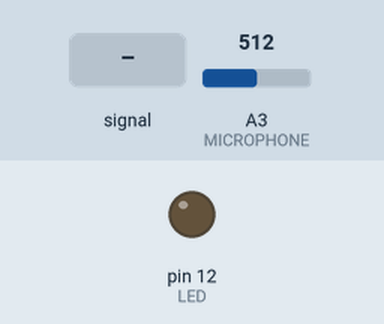
The sketch below on a simulated Arduino Uno, built with avr-gcc and run on an emulated ATmega328P. Shown: output pins drawn as LEDs (lit = HIGH). Dashed ring = blinking. Inputs (shaded band) come from the test bench; at power-on: A3 (MICROPHONE) = 512. What the sketch prints to the serial monitor is not drawn.

Above: at 1.2 s.
1.3 s: A3 (MICROPHONE) fed a 200 Hz sine of ±81 counts around its level
At 1.55 s:
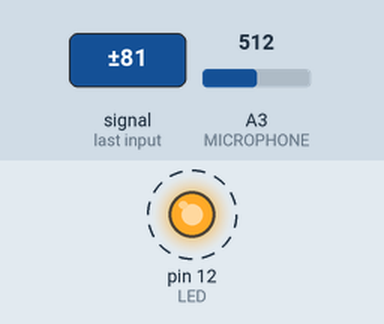
4.3 s: A3 (MICROPHONE) set to 716
At 4.3 s:
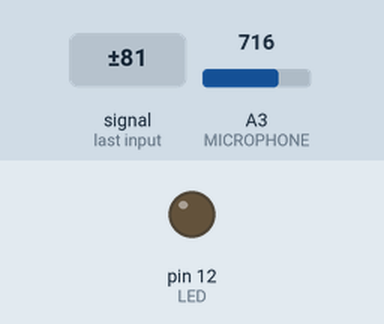
5.8 s: A3 (MICROPHONE) set to 774
7.3 s: A3 (MICROPHONE) set to 803
8.8 s: A3 (MICROPHONE) set to 872
10.3 s: A3 (MICROPHONE) set to 887
Timing chart, 0 to 12.8 s (numbered marks = the images above; inputs shaded):
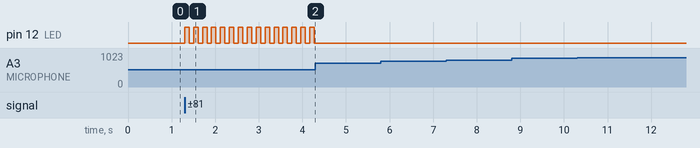

The sketch:

5_eduArdu_Microphone.ino
```cpp
/**********************************************************************
Demo example for Olimex board eduArdu
Tested with Arduino 1.8.8
Date: 2018/12/12

Description:
A simple demo that toggles the builtin LED (D12) when detects noise.
**********************************************************************/

#define LED 12
#define MICROPHONE  A3

#define THRESHOLD 75  // higher value means less sensitivity

void setup()
{
  pinMode(LED, OUTPUT);
  digitalWrite (LED, LOW);
  Serial.begin(115200);
}

void loop()
{
  int Max=0, Min=1024;
  for(int i=0; i<50; i++) // taking a sequence of samples to determine whether there is noise or not
  {
    int Sample;
    Sample = analogRead(MICROPHONE);
    if (Sample > Max)
      Max = Sample;

    if (Sample < Min)
      Min = Sample;

    Serial.println(Max-Min);

    if((Max-Min) > THRESHOLD)
    {
      digitalWrite (LED, !digitalRead(LED));
      delay(100);
      break;
    }
  }

}
```

Measured:
- after the input at 1.3 s, pin 12 (LED): alternates HIGH for 0.10 s and LOW for 0.10 s, starting at once
- after the input at 4.3 s, pin 12 (LED): stops changing and stays LOW
